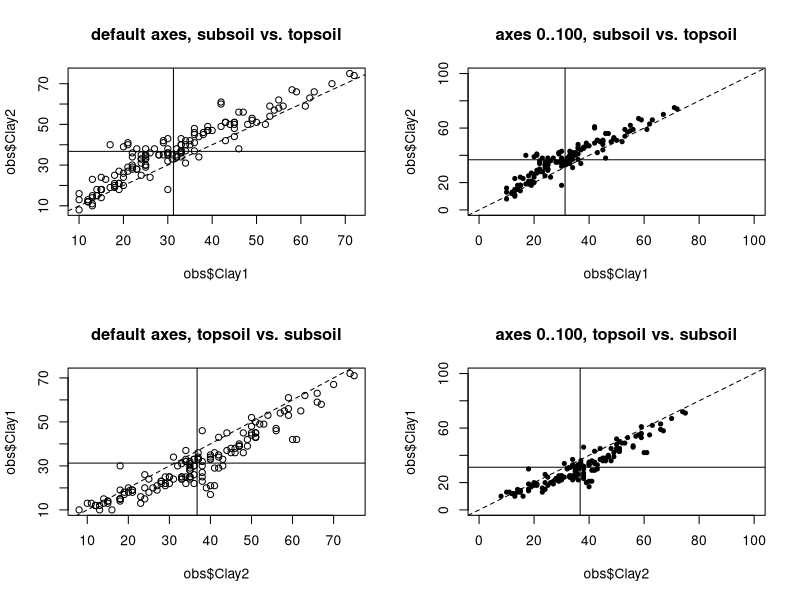
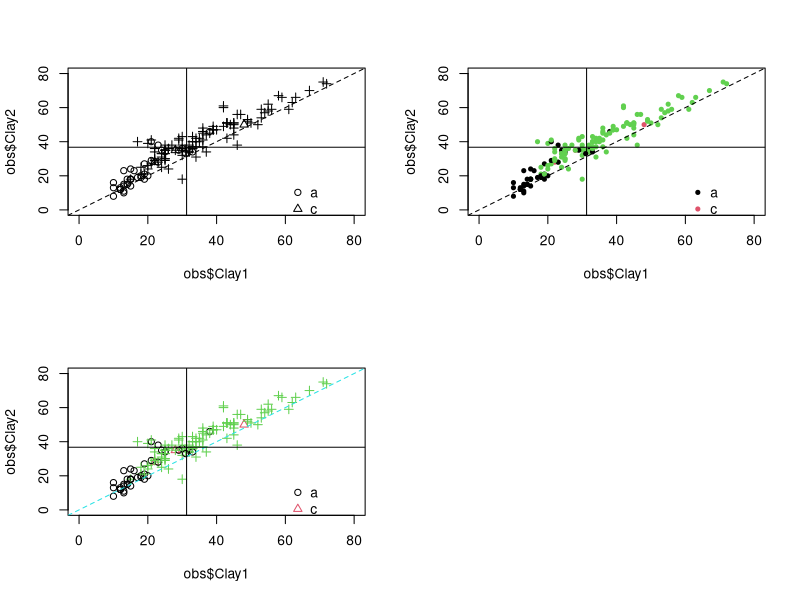
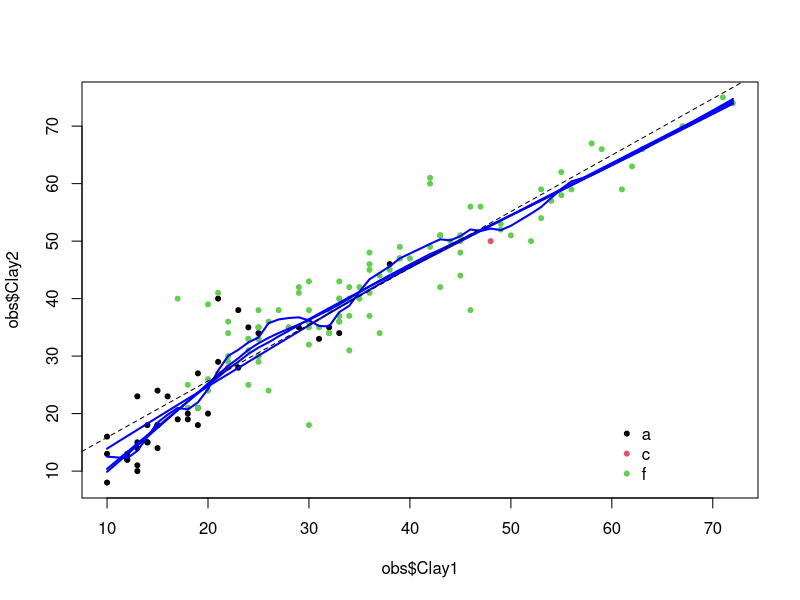
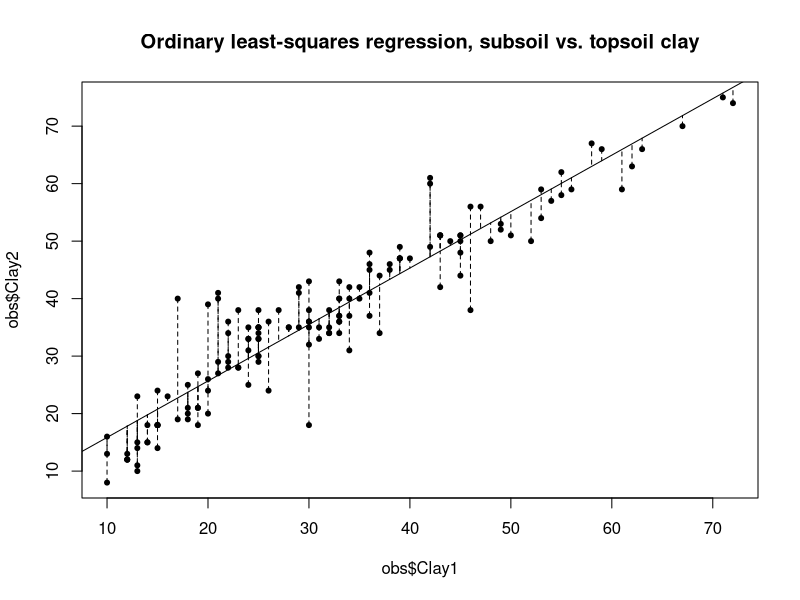
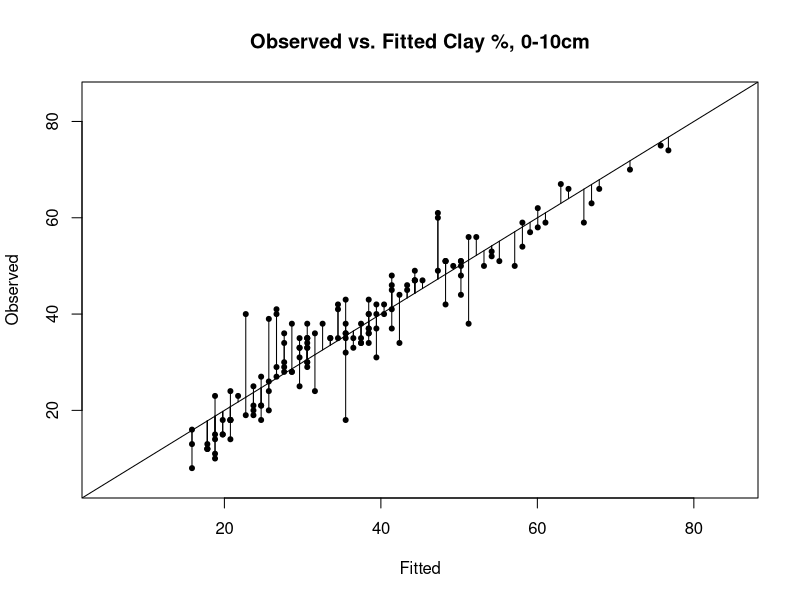

The R script that drew these images, in order:
#Clear environment
rm(list = ls())

#Load data
obs <- read.csv("./data/obs.csv")
#attach(obs)
obs$wrb1 <- factor(obs$wrb1, labels=c("a", "c", "f"))

#Create 2x2 plot area
par(mfrow=c(2,2))

plot(obs$Clay1,obs$Clay2)
abline(0,1,lty=2) #Adds straight line, int = 0, grad = 1
title("default axes, subsoil vs. topsoil")

#Adds lines to show mean of each axis.
abline(h=mean(obs$Clay2))
abline(v=mean(obs$Clay1))

plot(obs$Clay1,obs$Clay2,xlim=c(0,100),ylim=c(0,100),pch=20)
abline(0,1,lty=2)
title("axes 0..100, subsoil vs. topsoil")
abline(h=mean(obs$Clay2)); abline(v=mean(obs$Clay1))

plot(obs$Clay2,obs$Clay1); abline(0,1,lty=2)
title("default axes, topsoil vs. subsoil")
abline(h=mean(obs$Clay1)); abline(v=mean(obs$Clay2))

plot(obs$Clay2,obs$Clay1,xlim=c(0,100),ylim=c(0,100),pch=20)
abline(0,1,lty=2)
title("axes 0..100, topsoil vs. subsoil")
abline(h=mean(obs$Clay1)); abline(v=mean(obs$Clay2))

par(mfrow=c(1,1))# reset to 1 plot per figure

#####

par(mfrow=c(2,2))
plot(obs$Clay1, obs$Clay2, xlim=c(0,80), ylim=c(0,80),
  pch=as.numeric(obs$wrb1))

abline(0,1,lty=2)
abline(h=mean(obs$Clay2)); abline(v=mean(obs$Clay1))
legend(60, 20, legend=levels(obs$wrb1), pch=1:nlevels(obs$wrb1), bty="n")

plot(obs$Clay1, obs$Clay2, xlim=c(0,80), ylim=c(0,80), pch=20,
  col=as.numeric(obs$wrb1))

legend(60, 20, legend=levels(obs$wrb1), pch=20,
  col=1:nlevels(obs$wrb1), bty="n")

abline(0, 1, lty=2)
abline(h=mean(obs$Clay2)); abline(v=mean(obs$Clay1))

plot(obs$Clay1, obs$Clay2, xlim=c(0,80), ylim=c(0,80),
  pch=as.numeric(obs$wrb1), col=as.numeric(obs$wrb1))

abline(0, 1, lty=2, col=5)
abline(h=mean(obs$Clay2)); abline(v=mean(obs$Clay1))

legend(60, 20, levels(obs$wrb1), pch=1:nlevels(obs$wrb1),
  col=1:nlevels(obs$wrb1), bty="n")

par(mfrow=c(1,1))

#####

plot(obs$Clay2 ~ obs$Clay1, pch=20,col=as.numeric(obs$wrb1))
legend(60, 20, legend=levels(obs$wrb1), pch=20, col=1:nlevels(obs$wrb1), bty="n")
for (f in c(0.1,0.5, 2/3, 1)) {lines(lowess(obs$Clay1, obs$Clay2, f=f), lwd=2, col="blue")}
abline(lm(obs$Clay2 ~ obs$Clay1), lty=2)

#Task 14

lm21 <- lm(obs$Clay2 ~ obs$Clay1)
summary(lm21)

plot(obs$Clay1, obs$Clay2, pch = 20)

title("Ordinary least-squares regression, subsoil vs. topsoil clay")
abline(lm21)
segments(obs$Clay1, obs$Clay2, obs$Clay1, fitted(lm21), lty=2)

#Task 20 - regression diagnostics

plot(fitted(lm21),obs$Clay2,pch=20,xlab="Fitted",ylab="Observed",
  xlim=c(5,85),ylim=c(5,85),main="Observed vs. Fitted Clay %, 0-10cm")
abline(0,1)
segments(fitted(lm21),obs$Clay2,fitted(lm21),fitted(lm21))







